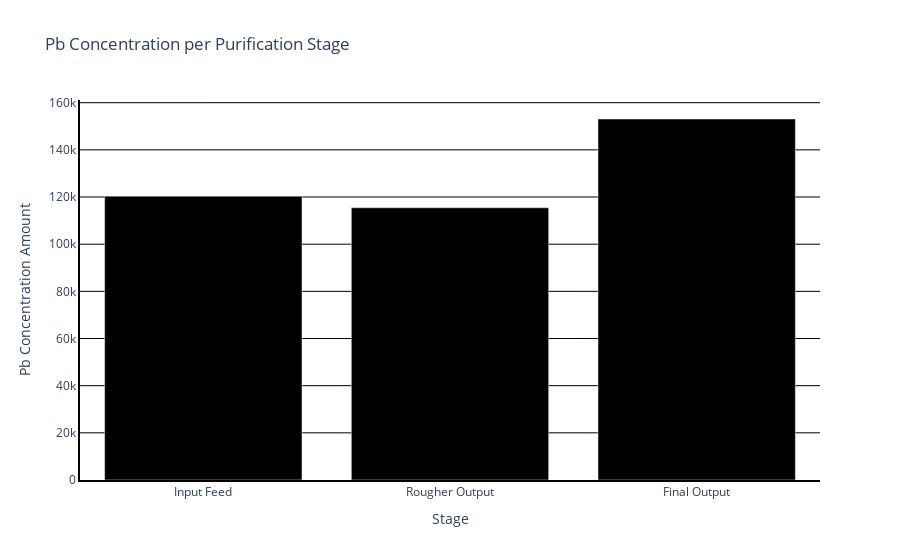

Source (notebook cell):
### Markdown cell above
##### Lead Concentration per Purification Stage Bar Chart

### Code cell
#Use plotly express to create a bar chart that displays the Pb Concentration per Purification Stage.
pb_bar = px.bar(pb_df, x='Stage', y='Pb Concentration Amount', title='Pb Concentration per Purification Stage', color_discrete_sequence=['black'])

#Use update_layout() in order to change the plot color to white and add black gridlines.
pb_bar.update_layout(plot_bgcolor='white', yaxis=dict(showgrid=True, gridcolor='black'))

#Use update_yaxes() to display y axis line in black.
pb_bar.update_xaxes(showline=True, linewidth=2, linecolor='black')

#Use update_xaxes() to display x axis line in black.
pb_bar.update_yaxes(showline=True, linewidth=2, linecolor='black')

#Use the show() method to display the chart.
pb_bar.show()

### Figure 1 — Plotly figure (JSON) as saved in the notebook; plotly's stock layout.template omitted (floating-point values rounded to 4 significant figures)
{"data": [{"alignmentgroup": "True", "hovertemplate": "Stage=%{x}<br>Pb Concentration Amount=%{y}<extra></extra>", "legendgroup": "", "marker": {"color": "black", "pattern": {"shape": ""}}, "name": "", "offsetgroup": "", "orientation": "v", "showlegend": false, "textposition": "auto", "type": "bar", "x": ["Input Feed", "Rougher Output", "Final Output"], "xaxis": "x", "y": [120300.0, 115500.0, 153100.0], "yaxis": "y"}], "layout": {"barmode": "relative", "legend": {"tracegroupgap": 0}, "plot_bgcolor": "white", "title": {"text": "Pb Concentration per Purification Stage"}, "xaxis": {"anchor": "y", "domain": [0, 1], "linecolor": "black", "linewidth": 2, "showline": true, "title": {"text": "Stage"}}, "yaxis": {"anchor": "x", "domain": [0, 1], "gridcolor": "black", "linecolor": "black", "linewidth": 2, "showgrid": true, "showline": true, "title": {"text": "Pb Concentration Amount"}}}}
